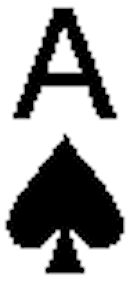
#> input picture images_latex/ace_of_spades_thesholded.png, 136 x 288 px, found by its file name
$ python photo_editor.py
#> lines starting #> are read from the running program, lines starting #| are printed output that depends on the picture; after the words box and inside, x2 and y2 are one past the last pixel; in counts of white or black regions, pixels touching at a corner belong together
# Python program to illustrate
# arithmetic operation of
# bitwise AND of two images

# organizing imports
import cv2
import numpy as np

# path to input images are specified and
# images are loaded with imread command
img1 = cv2.imread('ace_of_spades_thesholded.png')
#> img1 is the input picture: shape (288, 136, 3); min 0, max 255, mean 171.9
img2 = cv2.imread('five_of_diamonds_thresholded.png')
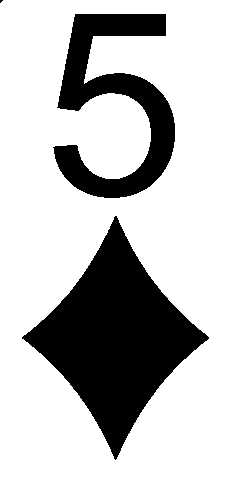
#> input picture images_latex/five_of_diamonds_thresholded.png, 236 x 484 px, found by its file name
#> img2 is the input picture: shape (484, 236, 3); 75.2% white; 3 black regions (1 under 20 px), largest, box (x1, y1, x2, y2) and area: (22, 216, 209, 460) 18887, (53, 14, 175, 198) 9477

img2 = cv2.resize(img2, (img1.shape[1],img1.shape[0]), interpolation = cv2.INTER_AREA)
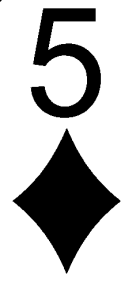
#> img2: shape (288, 136, 3); min 0, max 255, mean 191.7

# cv2.bitwise_and is applied over the
# image inputs with applied parameters

dest_and = cv2.bitwise_xor(img1, img1, mask = None)
#> dest_and: shape (288, 136, 3); every value is 0

# the window showing output image
# with the Bitwise AND operation
# on the input images
cv2.imshow('Bitwise XOR', dest_and)

#cv2.imwrite("bad_combo.png", dest_and)

# De-allocate any associated memory usage
if cv2.waitKey(0) & 0xff == ord('q'):
#> (key q is pressed here)
    cv2.destroyAllWindows()
